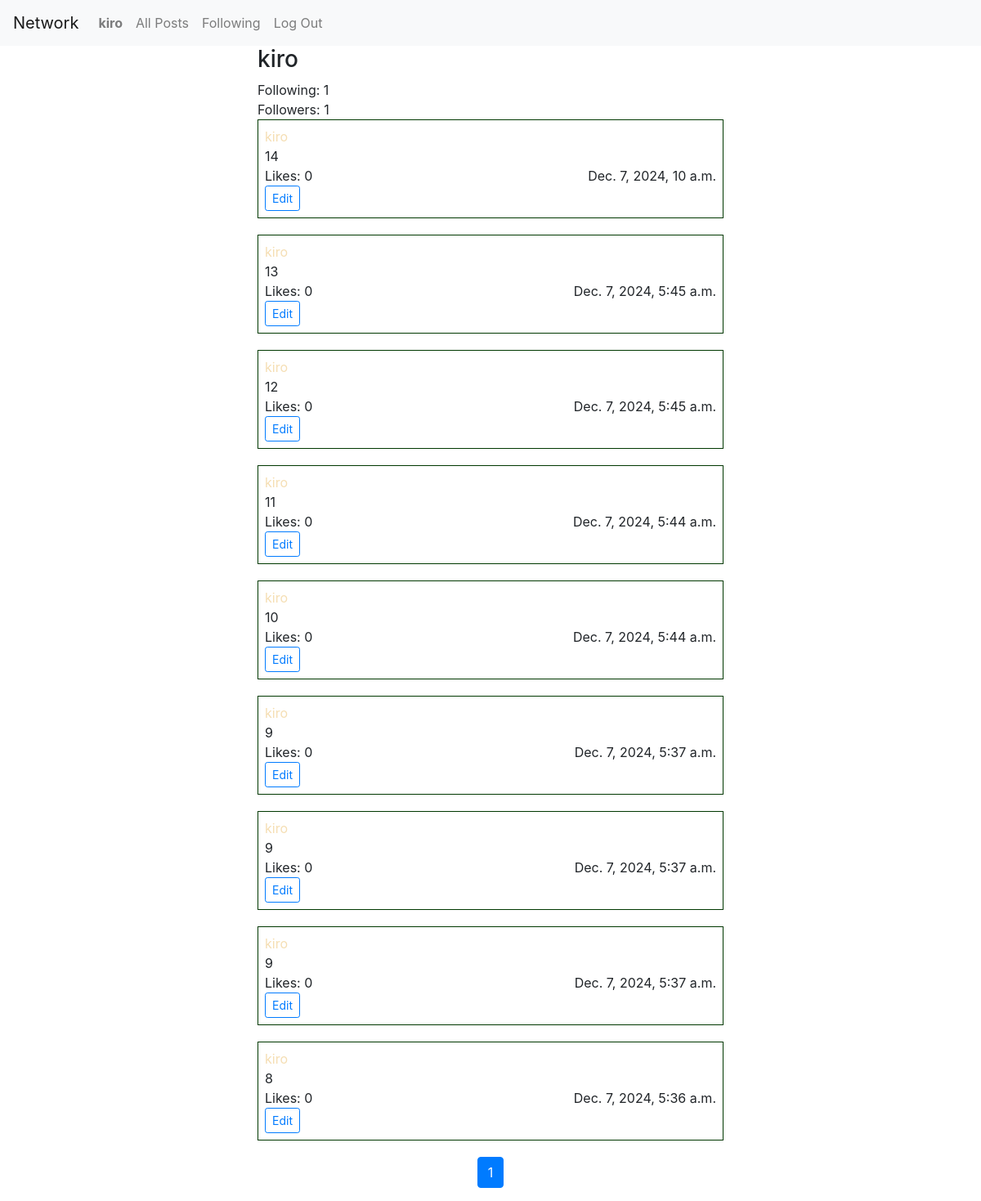
Page /profile/3 (signed in) on the earlier database version.
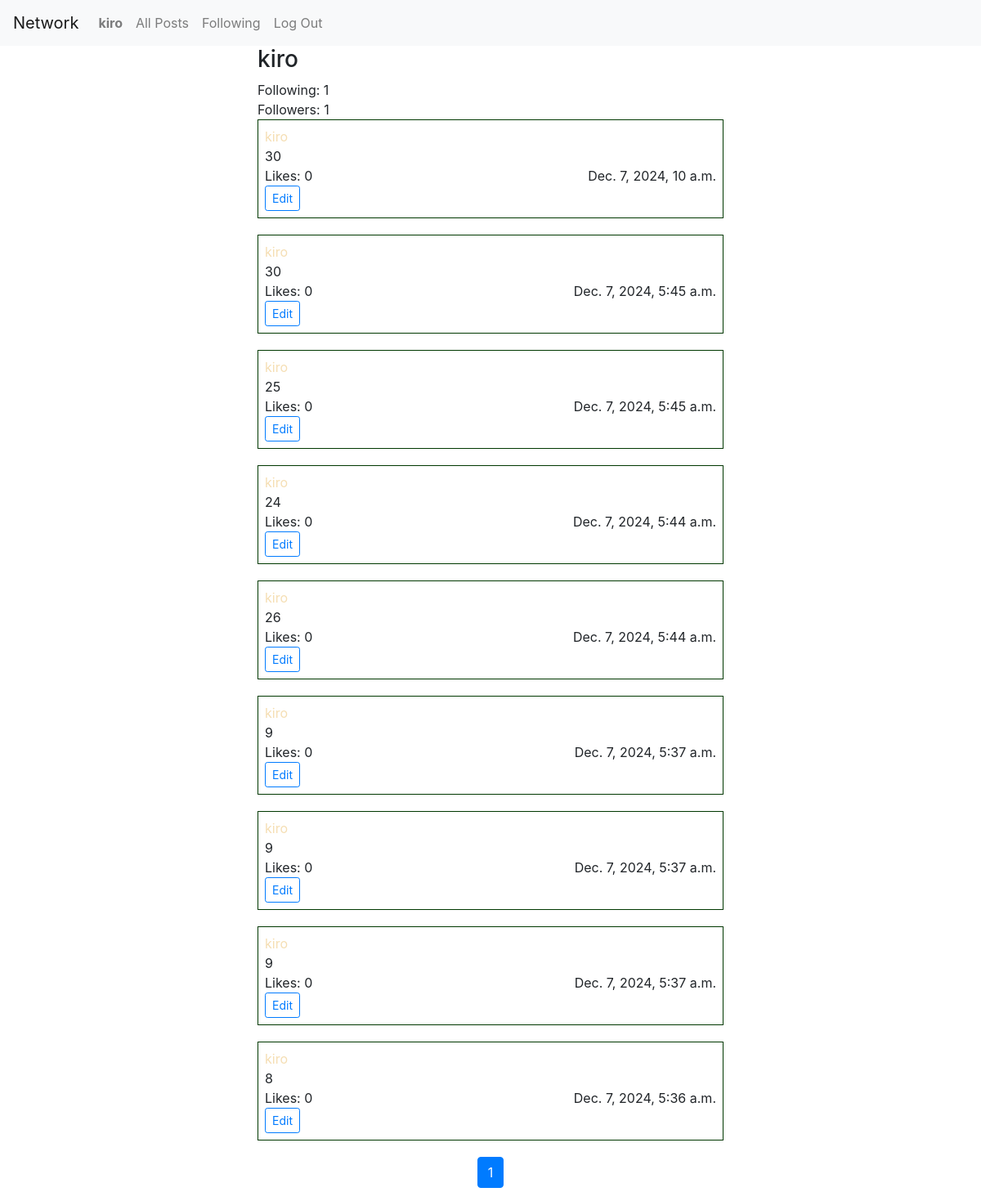
Same page on the later database version.
### network/models.py (models this page shows)
class Post(models.Model):
    user = models.ForeignKey(User, on_delete=models.CASCADE, related_name="posts")
    body = models.TextField(max_length=1024)
    created_at = models.DateTimeField(auto_now_add=True)
    likes = models.IntegerField(default=0)

class User(AbstractUser):
    pass

### network/views.py (the view)
# urls.py: path("profile/<str:user_id>", views.profile, name="profile"),
@login_required
def profile(request, user_id):
    user = User.objects.get(id=user_id)
    posts = Post.objects.filter(user=user).order_by("-created_at")
    paginator = Paginator(posts, 10)
    page_number = request.GET.get('page')
    page_obj = paginator.get_page(page_number)
    user_following = Following.objects.filter(user=user).count()
    user_followed = Following.objects.filter(followed=user).count()
    followed = Following.objects.filter(user=request.user, followed=user).exists()
    is_own_profile = int(user_id) == int(request.user.id)
    return render(request, "network/profile.html", {
        "user": user,
        "page_obj": page_obj,
        "following": user_following,
        "followers": user_followed,
        "followed": followed,
        "is_own_profile": is_own_profile
    })

### network/templates/network/profile.html (shortened to what this page needs)
{% extends "network/layout.html" %}
{% load static %}
{% block body %}
<div class="container">
  <h3>{{ user.username }}</h3>
  <div class="f">Following: {{ following }}</div>
  <div class="f">Followers: {{ followers }}</div>
{% for post in page_obj %}
<div class="post" data-post-id="{{ post.id }}">
  <a href="{% url 'profile' post.user.id %}">
    <p>{{ post.user }}</p>
  </a>
  <p class="post-body post-body-{{ post.id }}">{{ post.body }}</p>
  <div class="d-flex justify-content-between">
    <span>Likes: {{ post.likes }}</span>
    <span>{{ post.created_at }}</span>
  </div>
  {% if post.user == request.user %}
  <button class="btn btn-sm btn-outline-primary edit-post">Edit</button>
  {% endif %}
</div>
{% endfor %}
</div>
<nav aria-label="Page navigation">
  <ul class="pagination justify-content-center">
    {% for num in page_obj.paginator.page_range %}
    {% if page_obj.number == num %}
    <li class="page-item active"><span class="page-link">{{ num }}</span></li>
    {% elif num > page_obj.number|add:'-3' and num < page_obj.number|add:'3' %}
    <li class="page-item"><a class="page-link" href="?page={{ num }}">{{ num }}</a></li>
    {% endif %}
    {% endfor %}
  </ul>
</nav>
 {% endblock %}

Differences in the rows shown:
changed Post "Dec. 7, 2024, 10 a.m.": body "14" → "30"
changed Post (number 2 of 9 on the later page): body "13" → "30"
changed Post (number 3 of 9 on the later page): body "12" → "25"
changed Post (number 4 of 9 on the later page): body "11" → "24"
changed Post (number 5 of 9 on the later page): body "10" → "26"
